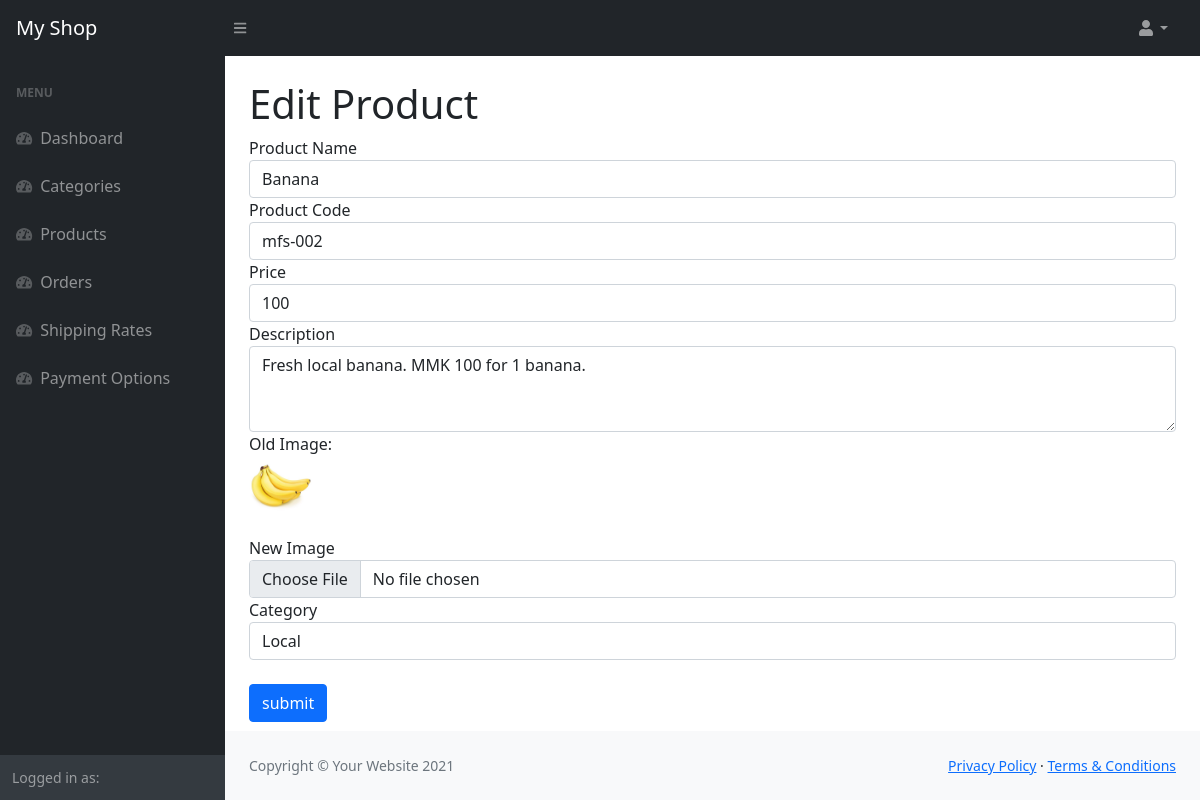
Screenshot of /admin/product_update.php?id=2 with the database file from the repository.
### tables this page shows
CREATE TABLE `products` (
  `id` int(11) NOT NULL,
  `name` varchar(32) NOT NULL,
  `code` varchar(32) NOT NULL,
  `price` int(32) NOT NULL,
  `description` text NOT NULL,
  `image` varchar(255) NOT NULL,
  `category_id` int(11) NOT NULL,
  `created_on` datetime NOT NULL DEFAULT CURRENT_TIMESTAMP
);

### admin/product_update.php (the view, shortened to what this page needs)
<?php
include('inc/connect.php');
if(isset($_GET['id'])){
	$id = $_GET['id'];
	$name = '';
	$code = '';
	$price = '';
	$description  = '';
	$image = '';
	$query = "SELECT p.id, p.name, p.code, p.price, p.description, p.image, c.name as category_name, c.id as category_id FROM products as p, categories as c WHERE p.category_id = c.id AND p.id = {$id}";
	$result = $conn->query($query) or die($conn->error);
	if($result->num_rows > 0){
		$row = $result->fetch_assoc();
		$name = $row['name'];
		$code = $row['code'];
		$price = $row['price'];
		$description  = $row['description'];
		$image = $row['image'];
		$category_id = $row['category_id'];
	}else{
		echo "Error: " . $sql . "<br>" . $conn->error;
	}
	$sql = "SELECT * FROM categories";
	$result = $conn->query($sql);
	$categories = array();
}
?>
<?php include("inc/header.php"); ?>
            <main>
                <div class="container-fluid px-4">
                    <h1 class="mt-4">Edit Product</h1>
                    <form action="product_update.php" method="post" enctype="multipart/form-data">
					  <div class="form-group">
					    <label for="name">Product Name</label>
					    <input type="text" class="form-control" name="name" value="<?php echo $name; ?>">
					  </div>
					  <div class="form-group">
					    <label for="code">Product Code</label>
					    <input type="text" class="form-control" name="code" value="<?php echo $code; ?>">
					  </div>
					  <div class="form-group">
					    <label for="name">Price</label>
					    <input type="number" class="form-control" name="price" value="<?php echo $price; ?>">
					  </div>
					  <div class="form-group">
					    <label for="description">Description</label>
					    <textarea class="form-control"  rows="3" name="description"><?php echo $description ?></textarea>
					  </div>
					  <div class="form-group">
					  	Old Image:
					  	<?php echo "<p><img src='../uploads/{$image}' width='64'/></p>" ?>
					    <label for="image">New Image</label>
					    <input type="file" class="form-control" name="image">
					  </div>
					  <div class="form-group">
					    <label for="category">Category</label>
					    <select class="form-control" name="category_id">
					      <?php foreach($categories as $category):?>
					      	<option value="<?php echo $category['id'];?>" <?php echo ($category_id == $category['id'])?"selected":""; ?>><?php echo $category['name'];?></option>
					      <?php endforeach; ?>
					    </select>
					  </div>
					  <input type="submit" class="btn btn-primary mt-4" name="submit" value="submit" />
					</form>
                </div>
            </main>
<?php include("inc/footer.php"); ?>

### rows the page displays
products: name "Banana", code "mfs-002", price "100", description "Fresh local banana. MMK 100 for 1 banana.", image (picture)

### other values shown
form field category_id "Local"
